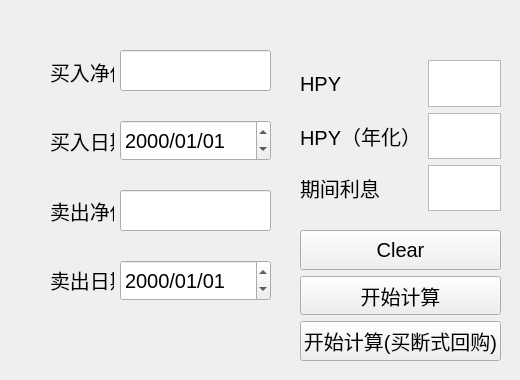
     <widget class="QWidget" name="HPY" native="true">
      <widget class="QDateEdit" name="sell_date_text">
       <property name="geometry">
        <rect>
         <x>120</x>
         <y>260</y>
         <width>151</width>
         <height>41</height>
        </rect>
       </property>
       <property name="sizePolicy">
        <sizepolicy hsizetype="Expanding" vsizetype="Preferred">
         <horstretch>0</horstretch>
         <verstretch>0</verstretch>
        </sizepolicy>
       </property>
       <property name="font">
        <font>
         <pointsize>15</pointsize>
        </font>
       </property>
       <property name="displayFormat">
        <string>yyyy/MM/dd</string>
       </property>
      </widget>
      <widget class="QLineEdit" name="sell_clean_price_text">
       <property name="geometry">
        <rect>
         <x>120</x>
         <y>190</y>
         <width>151</width>
         <height>41</height>
        </rect>
       </property>
       <property name="sizePolicy">
        <sizepolicy hsizetype="Expanding" vsizetype="Preferred">
         <horstretch>0</horstretch>
         <verstretch>0</verstretch>
        </sizepolicy>
       </property>
       <property name="font">
        <font>
         <pointsize>15</pointsize>
        </font>
       </property>
      </widget>
      <widget class="QLineEdit" name="buy_clean_price_text">
       <property name="geometry">
        <rect>
         <x>120</x>
         <y>50</y>
         <width>151</width>
         <height>41</height>
        </rect>
       </property>
       <property name="sizePolicy">
        <sizepolicy hsizetype="Expanding" vsizetype="Preferred">
         <horstretch>0</horstretch>
         <verstretch>0</verstretch>
        </sizepolicy>
       </property>
       <property name="font">
        <font>
         <pointsize>15</pointsize>
        </font>
       </property>
      </widget>
      <widget class="QDateEdit" name="buy_date_text">
       <property name="geometry">
        <rect>
         <x>120</x>
         <y>120</y>
         <width>151</width>
         <height>41</height>
        </rect>
       </property>
       <property name="sizePolicy">
        <sizepolicy hsizetype="Expanding" vsizetype="Preferred">
         <horstretch>0</horstretch>
         <verstretch>0</verstretch>
        </sizepolicy>
       </property>
       <property name="font">
        <font>
         <pointsize>15</pointsize>
        </font>
       </property>
       <property name="displayFormat">
        <string>yyyy/MM/dd</string>
       </property>
      </widget>
      <widget class="QWidget" name="widget" native="true">
       <property name="geometry">
        <rect>
         <x>290</x>
         <y>220</y>
         <width>221</width>
         <height>151</height>
        </rect>
       </property>
       <property name="font">
        <font>
         <pointsize>15</pointsize>
        </font>
       </property>
       <widget class="QWidget" name="layoutWidget">
        <property name="geometry">
         <rect>
          <x>10</x>
          <y>10</y>
          <width>201</width>
          <height>131</height>
         </rect>
        </property>
        <property name="sizePolicy">
         <sizepolicy hsizetype="Expanding" vsizetype="Expanding">
          <horstretch>0</horstretch>
          <verstretch>0</verstretch>
         </sizepolicy>
        </property>
        <layout class="QVBoxLayout" name="verticalLayout">
         <item>
          <widget class="QPushButton" name="pushButton_clear">
           <property name="sizePolicy">
            <sizepolicy hsizetype="Expanding" vsizetype="Expanding">
             <horstretch>0</horstretch>
             <verstretch>0</verstretch>
            </sizepolicy>
           </property>
           <property name="font">
            <font>
             <pointsize>15</pointsize>
            </font>
           </property>
           <property name="text">
            <string>Clear</string>
           </property>
          </widget>
         </item>
         <item>
          <widget class="QPushButton" name="pushButton_hpy">
           <property name="sizePolicy">
            <sizepolicy hsizetype="Expanding" vsizetype="Expanding">
             <horstretch>0</horstretch>
             <verstretch>0</verstretch>
            </sizepolicy>
           </property>
           <property name="font">
            <font>
             <pointsize>15</pointsize>
            </font>
           </property>
           <property name="text">
            <string>开始计算</string>
           </property>
          </widget>
         </item>
         <item>
          <widget class="QPushButton" name="pushButton_repo_hpy">
           <property name="sizePolicy">
            <sizepolicy hsizetype="Expanding" vsizetype="Expanding">
             <horstretch>0</horstretch>
             <verstretch>0</verstretch>
            </sizepolicy>
           </property>
           <property name="font">
            <font>
             <pointsize>15</pointsize>
            </font>
           </property>
           <property name="text">
            <string>开始计算(买断式回购)</string>
           </property>
          </widget>
         </item>
        </layout>
       </widget>
      </widget>
      <widget class="QWidget" name="layoutWidget">
       <property name="geometry">
        <rect>
         <x>300</x>
         <y>60</y>
         <width>201</width>
         <height>151</height>
        </rect>
       </property>
       <property name="sizePolicy">
        <sizepolicy hsizetype="Expanding" vsizetype="Expanding">
         <horstretch>0</horstretch>
         <verstretch>0</verstretch>
        </sizepolicy>
       </property>
       <layout class="QGridLayout" name="gridLayout_4">
        <item row="2" column="0">
         <widget class="QLabel" name="label_18">
          <property name="sizePolicy">
           <sizepolicy hsizetype="Expanding" vsizetype="Expanding">
            <horstretch>0</horstretch>
            <verstretch>0</verstretch>
           </sizepolicy>
          </property>
          <property name="font">
           <font>
            <pointsize>15</pointsize>
           </font>
          </property>
          <property name="text">
           <string>期间利息</string>
          </property>
         </widget>
        </item>
        <item row="1" column="1">
         <widget class="QTextBrowser" name="hpy_annualized_text">
          <property name="font">
           <font>
            <pointsize>15</pointsize>
           </font>
          </property>
         </widget>
        </item>
        <item row="0" column="1">
         <widget class="QTextBrowser" name="hpy_text">
          <property name="font">
           <font>
            <pointsize>15</pointsize>
           </font>
          </property>
         </widget>
        </item>
        <item row="1" column="0">
         <widget class="QLabel" name="label_8">
          <property name="sizePolicy">
           <sizepolicy hsizetype="Expanding" vsizetype="Expanding">
            <horstretch>0</horstretch>
            <verstretch>0</verstretch>
           </sizepolicy>
          </property>
          <property name="font">
           <font>
            <pointsize>15</pointsize>
           </font>
          </property>
          <property name="text">
           <string>HPY（年化）</string>
          </property>
         </widget>
        </item>
        <item row="0" column="0">
         <widget class="QLabel" name="label_7">
          <property name="sizePolicy">
           <sizepolicy hsizetype="Expanding" vsizetype="Expanding">
            <horstretch>0</horstretch>
            <verstretch>0</verstretch>
           </sizepolicy>
          </property>
          <property name="font">
           <font>
            <pointsize>15</pointsize>
           </font>
          </property>
          <property name="text">
           <string>HPY</string>
          </property>
         </widget>
        </item>
        <item row="2" column="1">
         <widget class="QTextBrowser" name="coupon_received"/>
        </item>
       </layout>
      </widget>
      <widget class="QWidget" name="layoutWidget">
       <property name="geometry">
        <rect>
         <x>50</x>
         <y>40</y>
         <width>64</width>
         <height>271</height>
        </rect>
       </property>
       <property name="sizePolicy">
        <sizepolicy hsizetype="Expanding" vsizetype="Expanding">
         <horstretch>0</horstretch>
         <verstretch>0</verstretch>
        </sizepolicy>
       </property>
       <layout class="QVBoxLayout" name="verticalLayout_2">
        <item>
         <widget class="QLabel" name="buy_clean_price">
          <property name="sizePolicy">
           <sizepolicy hsizetype="Expanding" vsizetype="Expanding">
            <horstretch>0</horstretch>
            <verstretch>0</verstretch>
           </sizepolicy>
          </property>
          <property name="font">
           <font>
            <pointsize>15</pointsize>
           </font>
          </property>
          <property name="text">
           <string>买入净价</string>
          </property>
         </widget>
        </item>
        <item>
         <widget class="QLabel" name="buy_date">
          <property name="sizePolicy">
           <sizepolicy hsizetype="Expanding" vsizetype="Expanding">
            <horstretch>0</horstretch>
            <verstretch>0</verstretch>
           </sizepolicy>
          </property>
          <property name="font">
           <font>
            <pointsize>15</pointsize>
           </font>
          </property>
          <property name="text">
           <string>买入日期</string>
          </property>
         </widget>
        </item>
        <item>
         <widget class="QLabel" name="sell_clean_price">
          <property name="sizePolicy">
           <sizepolicy hsizetype="Expanding" vsizetype="Expanding">
            <horstretch>0</horstretch>
            <verstretch>0</verstretch>
           </sizepolicy>
          </property>
          <property name="font">
           <font>
            <pointsize>15</pointsize>
           </font>
          </property>
          <property name="text">
           <string>卖出净价</string>
          </property>
         </widget>
        </item>
        <item>
         <widget class="QLabel" name="sell_date">
          <property name="sizePolicy">
           <sizepolicy hsizetype="Expanding" vsizetype="Expanding">
            <horstretch>0</horstretch>
            <verstretch>0</verstretch>
           </sizepolicy>
          </property>
          <property name="font">
           <font>
            <pointsize>15</pointsize>
           </font>
          </property>
          <property name="text">
           <string>卖出日期</string>
          </property>
         </widget>
        </item>
       </layout>
      </widget>
     </widget>
